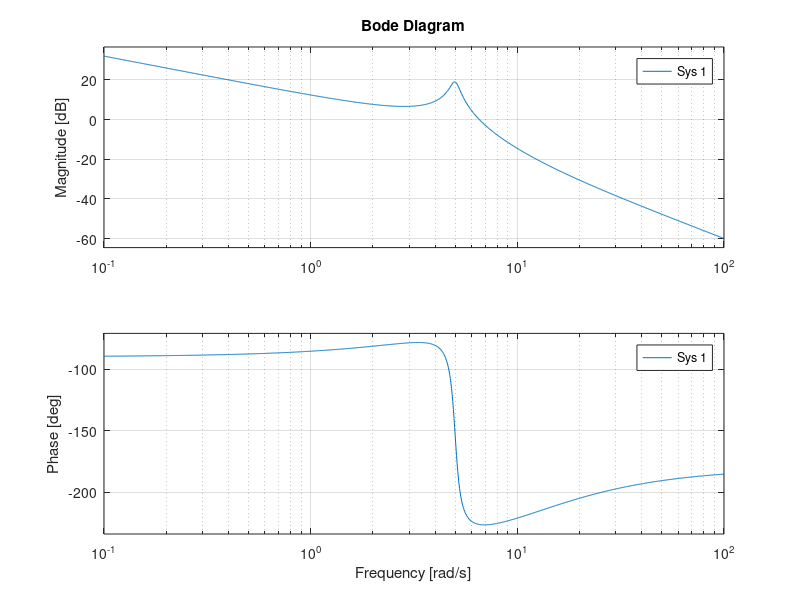
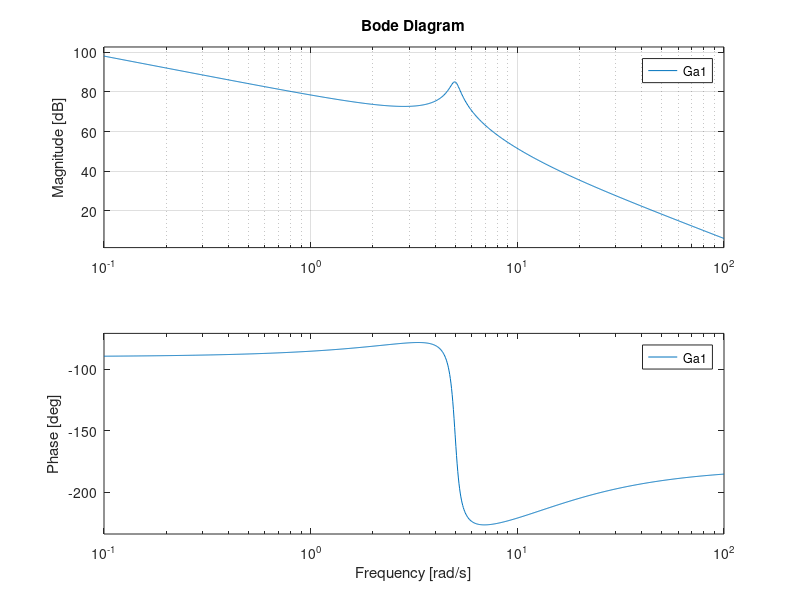
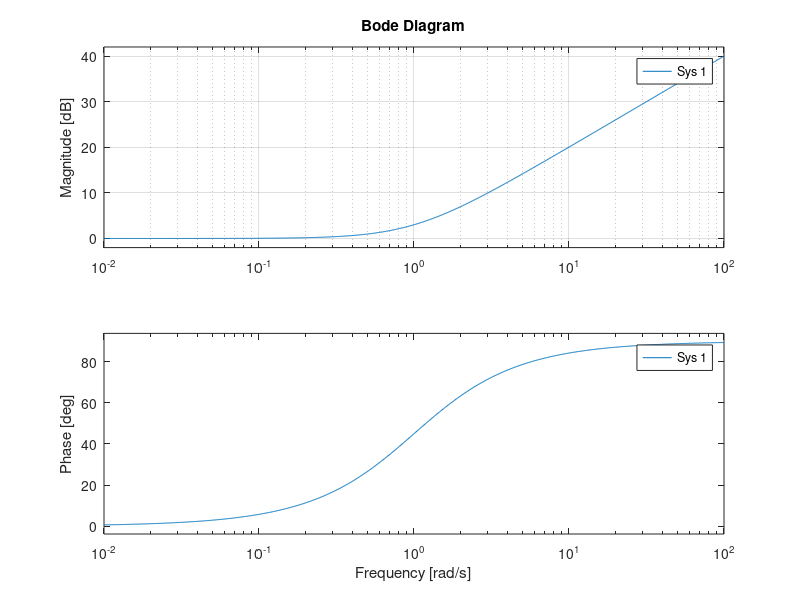
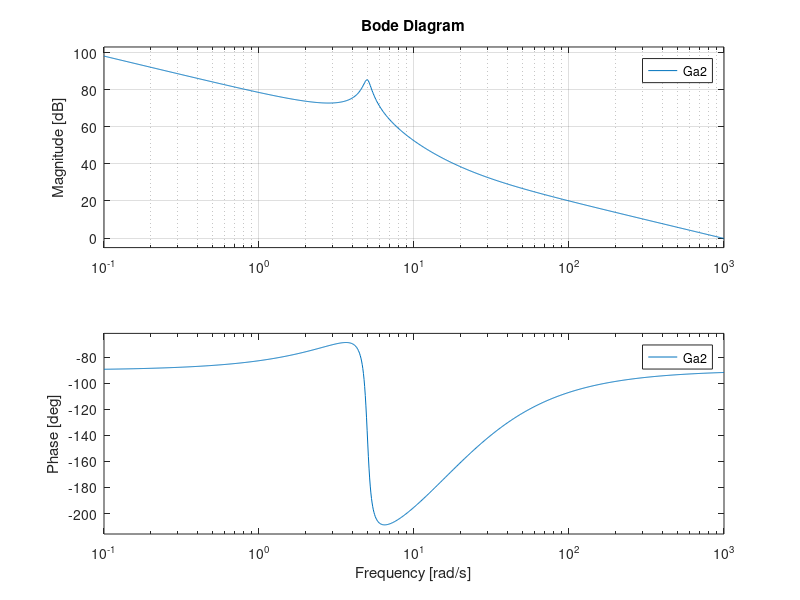

Here is the MATLAB script that generated these plots, in order:
clear all, close all
s = tf('s');
F = 10*(s+10)/(s^2+0.5*s+25);
Kf = dcgain(F);

Kca = 1/(1.25e-4*Kf);
Kcc = 1/(2.5e-4*Kf);
bode(F/s)
Kc = max(Kca, Kcc);

ts = 0.04;
smax = 0.35;
wcd = .63*3/ts; % 47.25
wcd = 43;
mr_db = 20*log10((1+smax)/0.9); % 3.52
mf_min = 60-5*mr_db; % 42.4

Ga1 = Kc/s*F;
figure, bode(Ga1), grid
[m1,f1] = bode(Ga1,wcd)

figure, bode(1+s), grid
xz = 2.1;
tauz = xz/wcd;
Rz = 1+tauz*s;
Ga2 = Ga1*Rz;
figure, bode(Ga2), grid
[m2,f2] = bode(Ga2,wcd)

mi = 25.4;
figure, bode((1+s/mi)/(1+s)), grid
xi = 600; taui = xi/wcd;
Ri = (1+s*taui/mi)/(1+taui*s);
Ga3 = Ga2*Ri;
figure, bode(Ga3), grid
[m3,f3] = bode(Ga3,wcd)
figure, margin(Ga3)

C = Kc/s*Rz*Ri;
W = feedback(C*F,1);
figure, step(W), grid
figure, bode(W), grid